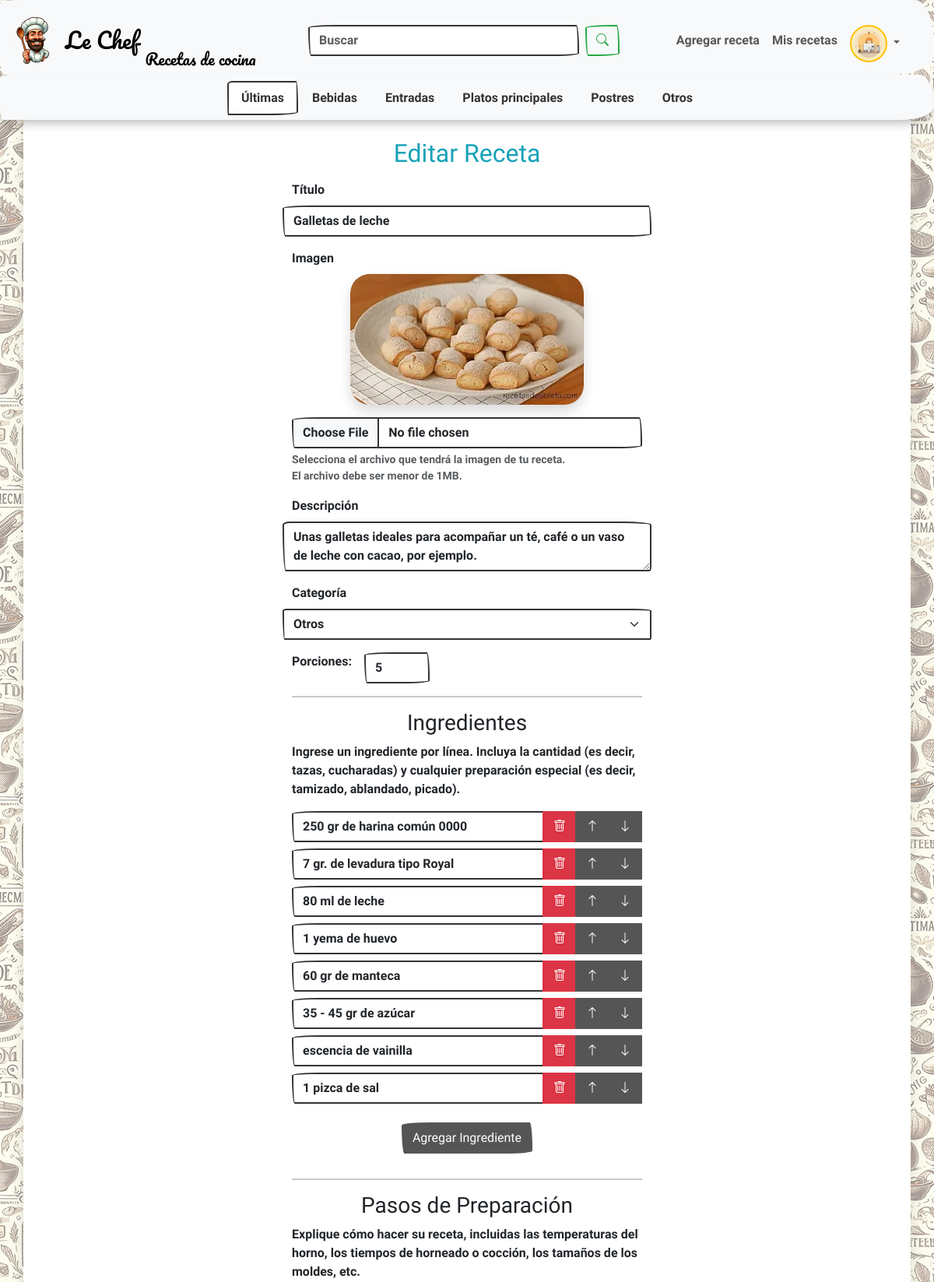
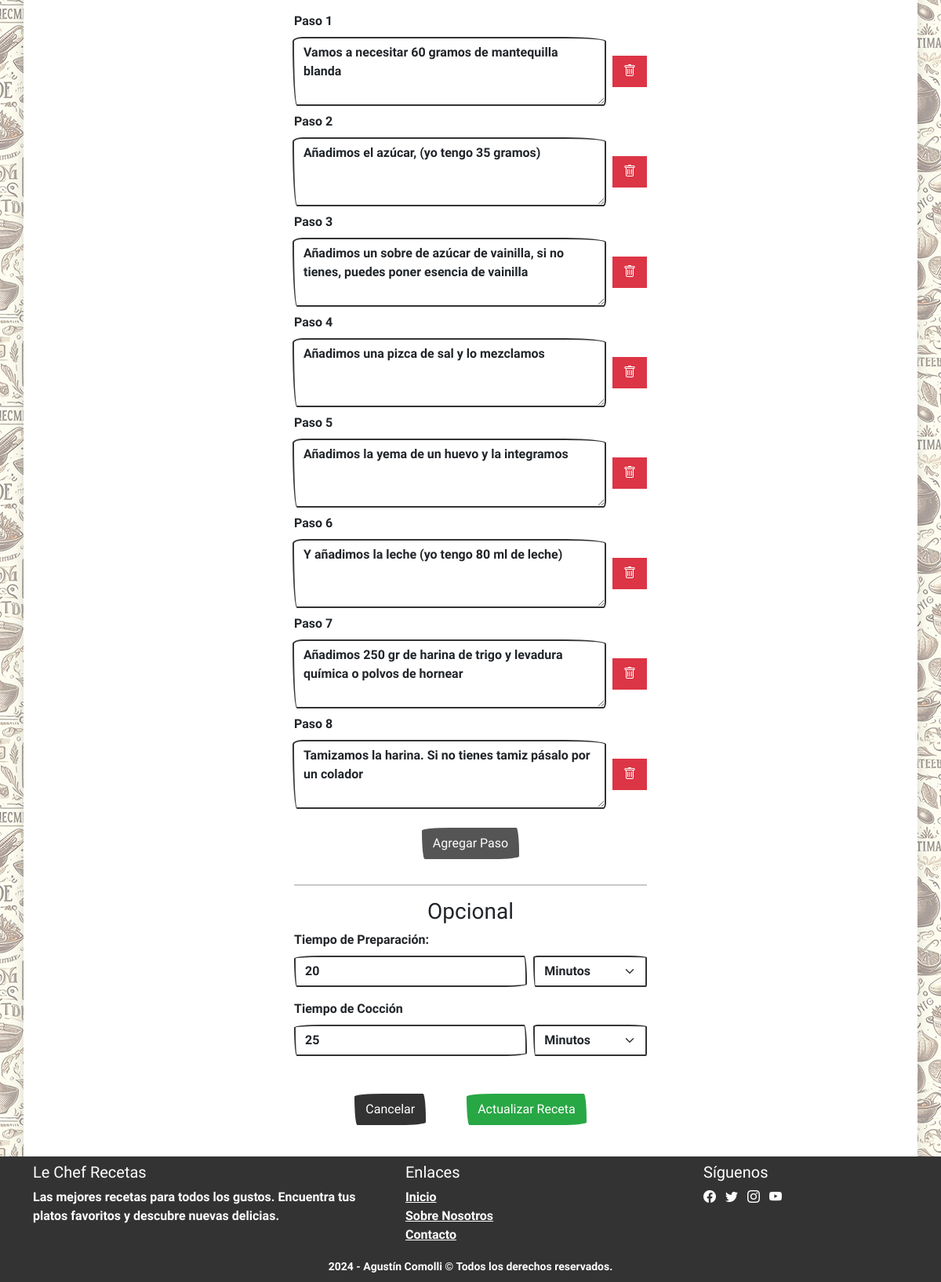
The page /recipe/2 (signed in) on the database its author committed (2 pictures, top to bottom).
### app/models/categories.py (models this page shows, shortened)
class Category(db.Model):
    __tablename__ = "categories"
    id = db.Column(db.Integer, primary_key=True)
    name = db.Column(db.String(30), nullable=False)
    image_url = db.Column(db.String(200), nullable=False)
    recipes = db.relationship("Recipe", back_populates="category",
                              lazy="dynamic", cascade="all, delete-orphan")

### app/models/recipes.py (models this page shows, shortened)
class Recipe(db.Model):
    __tablename__ = "recipes"
    id = db.Column(db.Integer, primary_key=True)
    title = db.Column(db.String(), nullable=False)
    description = db.Column(db.String(100))
    created_at = db.Column(db.DateTime(), nullable=False, default=datetime.now(timezone.utc))
    image_url = db.Column(db.String(200), nullable=False)
    servings = db.Column(db.Integer)
    prep_time = db.Column(db.Integer)
    prep_time_unit = db.Column(db.String(10))
    cook_time = db.Column(db.Integer)
    cook_time_unit = db.Column(db.String(10))
    user_id = db.Column(db.Integer, db.ForeignKey("users.id"), nullable=False)
    user = db.relationship("User", back_populates="recipes")
    category_id = db.Column(db.Integer, db.ForeignKey("categories.id"),
                            nullable=False)
    category = db.relationship("Category", back_populates="categories")
    ingredients = db.relationship("Ingredient", back_populates="recipe",
                                  lazy="dynamic", cascade="all, delete-orphan")
    steps = db.relationship("Step", back_populates="step",
                            lazy="dynamic", cascade="all, delete-orphan")

### app/models/ingredients.py (models this page shows)
class Ingredient(db.Model):
    __tablename__ = "ingredients"
    id = db.Column(db.Integer, primary_key=True)
    description = db.Column(db.String(50), nullable=False)
    recipe_id = db.Column(db.Integer, db.ForeignKey("recipes.id"),
                          nullable=False)
    recipe = db.relationship("Recipe", back_populates="recipes")

### app/models/steps.py (models this page shows)
class Step(db.Model):
    __tablename__ = "steps"
    id = db.Column(db.Integer, primary_key=True)
    description = db.Column(db.Text, nullable=False)
    order_num = db.Column(db.Integer, nullable=False)
    recipe_id = db.Column(db.Integer, db.ForeignKey("recipes.id"),
                          nullable=False)
    recipe = db.relationship("Recipe", back_populates="recipes")

### app/routes/main.py (the view, shortened to what this page needs)
@main.route("/recipe/<int:recipe_id>", methods=["GET", "POST"])
@main.route("/recipe/new", methods=["GET", "POST"])
@login_required
def add_edit_recipe(recipe_id=None):
    if recipe_id:
        recipe = get_recipe(recipe_id)
        if recipe is None:
            flash("Receta no encontrada", "error")
            return redirect(url_for("main.index"))
    else:
        recipe = None
    categories = get_categories()
    return render_template("recipe-form.html", recipe=recipe, categories=categories)

### app/utils/database.py (called while the page is built)
def get_categories() -> list[str]:
    result = db.session.execute(text("SELECT * FROM categories;"))
    categories = [{"id": category[0], "name": category[1], "image_url": category[2]}
                  for category in result.fetchall()]
    return categories

### app/utils/helpers.py (called while the page is built)
def login_required(f):
    @wraps(f)
    def decorated_function(*args, **kwargs):
        if session.get("user_id") is None:
            return redirect("/login")
        return f(*args, **kwargs)
    return decorated_function

### app/templates/recipe-form.html (shortened to what this page needs)
{% extends "base.html" %}
{% block main %}
<h2 class="mb-3 text-info">{% if recipe %}Editar{% else %}Agregar{% endif %} Receta</h2>
<div class="container d-flex justify-content-center">
  <form id="recipeForm" method="POST" enctype="multipart/form-data" class="justify-self-center needs-validation"
    novalidate>
    <div class="row mb-3 text-start">
      <label for="title" class="form-label">Título</label>
      <input type="text" class="form-control" id="title" name="title" value="{{ recipe.title if recipe else '' }}"
        required autofocus placeholder="Ponle un título a tu receta">
    </div>
    <div class="row mb-3 text-start">
      <div class="col-12">
        <label for="input-recipe-image" class="form-label">Imagen</label>
        <div class="text-center mb-3">
          <img id="img-recipe-image"
            src="{{ recipe.image_url if recipe else url_for('static', filename='images/others.webp') }}"
            alt="Imagen de la receta" class="img-fluid rounded shadow recipe-image">
        </div>
        <input type="file" class="form-control" id="input-recipe-image" name="image"
          accept="image/png, image/jpeg, image/gif, image/webp" aria-describedby="profile-image-help-block">
        <div id="profile-image-help-block" class="form-text">
          Selecciona el archivo que tendrá la imagen de tu receta.<br>
          El archivo debe ser menor de 1MB.
        </div>
      </div>
    </div>
    <div class="row mb-3 text-start">
      <label for="description" class="form-label">Descripción</label>
      <textarea class="form-control" id="description" name="description"
        placeholder="Comparte la historia detrás de tu receta y lo que la hace especial.">{{ recipe.description if
        recipe else '' }}</textarea>
    </div>
    <div class="row mb-3 text-start">
      <label for="category" class="form-label">Categoría</label>
      <select class="form-select" id="category" name="category" required>
        {% for category in categories %}
        <option value="{{ category.id }}" data-image-url="{{ category.image_url }}" {% if recipe and
          recipe.category_id==category.id %}selected{% endif %}>
          {{ category.name }}
        </option>
        {% endfor %}
      </select>
    </div>
    <div class="mb-3">
      <div class="col-8 col-sm-6 d-flex text-start">
        <label for="servings" class="form-label me-3">Porciones:</label>
        <input type="number" class="form-control me-5" id="servings" name="servings"
          value="{{ recipe.servings if recipe else '' }}" min="1" placeholder="p.ej. 8">
      </div>
    </div>
    <hr>
    <h3>Ingredientes</h3>
    <p class="text-start">
      Ingrese un ingrediente por línea. Incluya la cantidad (es decir, tazas, cucharadas) y cualquier preparación
      especial (es decir, tamizado, ablandado, picado).
    </p>
    <div id="ingredientsList">
      {% if recipe and recipe.ingredients %}
      {% for ingredient in recipe.ingredients %}
      <div class="input-group mb-2 text-start">
        <input type="text" class="form-control" name="ingredients[]" value="{{ ingredient }}" required>
        <button type="button" class="btn btn-danger remove-item"><i class="bi bi-trash"></i></button>
        <button type="button" class="btn btn-secondary move-up"><i class="bi bi-arrow-up"></i></button>
        <button type="button" class="btn btn-secondary move-down"><i class="bi bi-arrow-down"></i></button>
      </div>
      {% endfor %}
      {% endif %}
    </div>
    <button type="button" id="addIngredient" class="btn btn-secondary my-3">Agregar Ingrediente</button>
    <hr>
    <h3>Pasos de Preparación</h3>
    <p class="text-start">
      Explique cómo hacer su receta, incluidas las temperaturas del horno, los tiempos de horneado o cocción, los
      tamaños de los moldes, etc.
    </p>
    <div id="stepsList">
      {% if recipe and recipe.steps %}
      {% for step in recipe.steps %}
      <div class="input-group mb-2 text-start">
        <label for="steps[]" class="form-label w-100">Paso {{ loop.index }}</label>
        <textarea class="form-control" name="steps[]" required rows="3">{{ step }}</textarea>
        <button type="button" class="btn btn-danger remove-item ms-2 my-auto"><i class="bi bi-trash"></i></button>
      </div>
      {% endfor %}
      {% endif %}
    </div>
    <button type="button" id="addStep" class="btn btn-secondary my-3">Agregar Paso</button>
    <hr>
    <h3>Opcional</h3>
    <div class="row mb-3 gx-2 text-start">
      <label for="prep_time" class="form-label">Tiempo de Preparación:</label>
      <div class="col-8">
        <input type="number" class="form-control" id="prep_time" name="prep_time"
          value="{{ recipe.prep_time if recipe else '' }}" min="0" placeholder="0">
      </div>
      <div class="col d-flex">
        <select class="form-select" id="prep_time_unit" name="prep_time_unit">
          <option value="minutos" {% if recipe and recipe.prep_time_unit=='minutos' %}selected{% endif %}>Minutos
          </option>
        </select>
      </div>
    </div>
    <div class="row mb-3 gx-2 text-start">
      <label for="cook_time" class="form-label">Tiempo de Cocción</label>
      <div class="col-8">
        <input type="number" class="form-control" id="cook_time" name="cook_time"
          value="{{ recipe.cook_time if recipe else '' }}" min="0" placeholder="0">
      </div>
      <div class="col">
        <select class="form-select" id="cook_time_unit" name="cook_time_unit">
          <option value="minutos" {% if recipe and recipe.cook_time_unit=='minutos' %}selected{% endif %}>Minutos
          </option>
        </select>
      </div>
    </div>
    <div class="mb-3 mt-5">
      <button type="button" class="btn btn-primary me-5" id="cancel-button">Cancelar</button>
      <button type="submit" class="btn btn-success">{% if recipe %}Actualizar{% else %}Crear{% endif %} Receta</button>
    </div>
  </form>
</div>
{% endblock %}

### app/templates/base.html (shortened to what this page needs)
<!DOCTYPE html>
<html lang="es">
<head>
  <link rel="stylesheet" href="{{ url_for('static', filename='styles/bootstrap/bootstrap.min.css') }}">
  <link rel="stylesheet" href="{{ url_for('static', filename='styles/bootstrap/bootstrap-icons.min.css') }}">
  <link rel="stylesheet" href="{{ url_for('static', filename='/styles/styles.css') }}">
</head>
<body class="d-flex flex-column justify-content-center min-vh-100">
  <header>
    <nav class="navbar navbar-expand-lg bg-body-tertiary pb-0 border-0">
      <div class="container-fluid">
        <div class="d-flex align-items-center justify-content-between w-100">
          <div class="equal-width d-flex justify-content-start">
            <a href="/" class="navbar-brand d-flex align-items-center">
              <img class="rounded-circle" src="{{ url_for('static', filename='images/le-chef.webp') }}" alt="Logo"
                height="64" width="64">
              <span class="ms-2 fs-3">Le Chef</span>
              <span class="mt-5 ms-2 fs-5 align-self-end d-none d-lg-inline fw-light">Recetas de cocina</span>
            </a>
          </div>
          <form class="d-none d-sm-flex mx-2 mt-2 mt-lg-0 search-bar">
            <input name="query" class="form-control me-2" type="search" placeholder="Buscar" aria-label="Search">
            <button class="btn btn-outline-success" type="submit">
              <i class="bi bi-search"></i>
            </button>
          </form>
          <div class="equal-width d-flex justify-content-end align-items-center">
            {% if session["user_id"] %}
            <div class="d-none d-sm-flex me-3 align-items-center">
              <ul class="navbar-nav ms-auto">
                <li class="nav-item"><a href="/recipe/new" class="nav-link">Agregar receta</a></li>
                <li class="nav-item"><a href="/my_recipes" class="nav-link">Mis recetas</a></li>
              </ul>
              <ul class="navbar-nav ms-auto mt-2">
                <li class="nav-item dropdown" title="User Info">
                  <a class="nav-link dropdown-toggle" href="#" role="button" data-bs-toggle="dropdown"
                    aria-expanded="false">
                    <img class="border border-warning rounded-circle bg-warning bg-opacity-25 p-1"
 alt="Imagen de perfil" width="48"
                      height="48" title="{{ session['username'] }}">
                  </a>
                </li>
              </ul>
            </div>
            {% else %}
            <div class="d-none d-lg-flex me-3">
              <a href="/register" class="nav-link me-3">Registrarse</a>
              <a href="/login" class="nav-link">Iniciar sesión</a>
            </div>
            {% endif %}
          </div>
        </div>
      </div>
    </nav>
    <nav class="navbar bg-body-tertiary border-0 pt-0" id="categories">
      <div class="container-fluid">
        <ul class="nav nav-tabs border-bottom-0 justify-content-center w-100 mt-2">
          <li class="nav-item">
            <a class="nav-link {% if not current_category %}active{% endif %}"
              href="{{ url_for('main.index') }}">Últimas</a>
          </li>
          {% for category in categories %}
          <li class="nav-item">
            <a class="nav-link {% if current_category == category.id %}active{% endif %}"
              href="{{ url_for('main.index', category_id=category.id) }}">{{ category.name }}</a>
          </li>
          {% endfor %}
        </ul>
      </div>
    </nav>
  </header>
  <main class="flex-grow-1 container py-4 text-center sm-border shadow">
    {% block main %}
    {% endblock %}
  </main>
  <footer class="bg-primary text-light pb-2">
    <div class="container mt-0 pt-2">
      <div class="row">
        <div class="col-md-5 mb-0">
          <h5>Le Chef Recetas</h5>
          <p>
            Las mejores recetas para todos los gustos. Encuentra tus platos favoritos y descubre nuevas delicias.
          </p>
        </div>
        <div class="col-md-4 mb-0">
          <h5>Enlaces</h5>
          <ul class="list-unstyled">
            <li><a href="/" class="text-light">Inicio</a></li>
            <li><a href="#" class="text-light">Sobre Nosotros</a></li>
            <li><a href="/contact" class="text-light">Contacto</a></li>
          </ul>
        </div>
        <div class="col-md-3 mb-0">
          <h5>Síguenos</h5>
          <a href="#" class="text-light me-2"><i class="bi bi-facebook"></i></a>
          <a href="#" class="text-light me-2"><i class="bi bi-twitter"></i></a>
          <a href="#" class="text-light me-2"><i class="bi bi-instagram"></i></a>
          <a href="#" class="text-light me-2"><i class="bi bi-youtube"></i></a>
        </div>
        <div class="text-center pt-2 pt-sm-0">
          <span><small>2024 - Agustín Comolli &copy; Todos los derechos reservados.</small></span>
        </div>
      </div>
    </div>
  </footer>
</body>
</html>

### app/static/styles/styles.css (style rules this page uses)
body { background-color: white; }
main { background-color: white; }
form { max-width: 450px; }
#categories { box-shadow: 0 0.5rem 0.5rem rgba(0, 0, 0, 0.15), 0 0.125rem 0.25rem rgba(0, 0, 0, 0.075); }
.navbar-brand { font-family: 'Pacifico', cursive; max-width: 100%; }
.search-bar { width: 300px; }
.equal-width { flex: 1 0 0; }
@media screen and (min-width: 450px) { body { background-image: url("../images/background.webp"); background-repeat: repeat; } }
@media screen and (min-width: 450px) { .search-bar { width: 400px; } }

### app/static/styles/partials/recipe.css (style rules this page uses)
.recipe-image { max-width: 300px; width: 100%; height: auto; object-fit: contain; }

### rows shown on the page
Category: name "Bebidas"
Category: name "Entradas"
Category: name "Platos principales"
Category: name "Postres"
Category: name "Otros"
Recipe: title "Galletas de leche", image_url (picture), description "Unas galletas ideales para acompañar un té, café o un vaso de leche con cacao, por ejemplo.", category "Otros", servings "5", prep_time "20", prep_time_unit "Minutos", cook_time "25", cook_time_unit "Minutos"
Ingredient: description "250 gr de harina común 0000"
Ingredient: description "7 gr. de levadura tipo Royal"
Ingredient: description "80 ml de leche"
Ingredient: description "1 yema de huevo"
Ingredient: description "60 gr de manteca"
Ingredient: description "35 - 45 gr de azúcar"
Ingredient: description "escencia de vainilla"
Ingredient: description "1 pizca de sal"
Step: description "Vamos a necesitar 60 gramos de mantequilla blanda"
Step: description "Añadimos el azúcar, (yo tengo 35 gramos)"
Step: description "Añadimos un sobre de azúcar de vainilla, si no tienes, puedes poner esencia de vainilla"
Step: description "Añadimos una pizca de sal y lo mezclamos"
Step: description "Añadimos la yema de un huevo y la integramos"
Step: description "Y añadimos la leche (yo tengo 80 ml de leche)"
Step: description "Añadimos 250 gr de harina de trigo y levadura química o polvos de hornear"
Step: description "Tamizamos la harina. Si no tienes tamiz pásalo por un colador"
